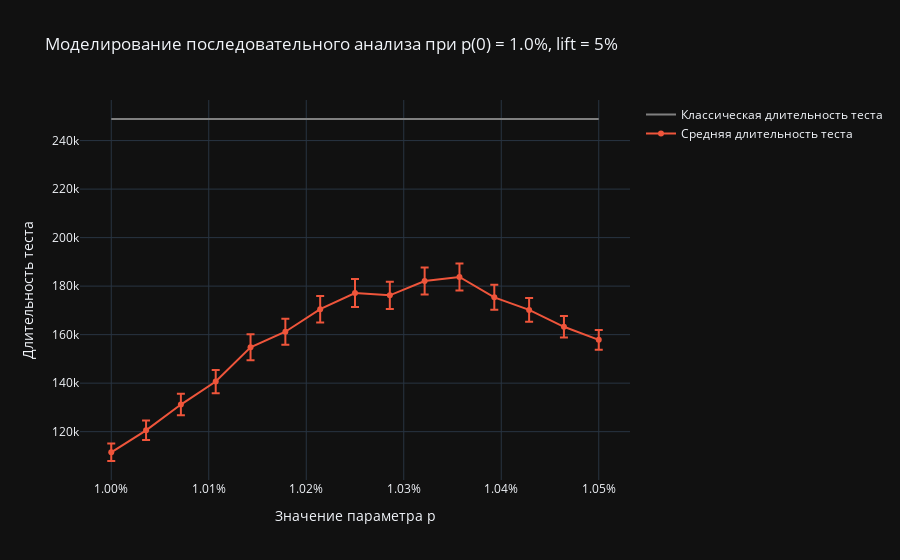
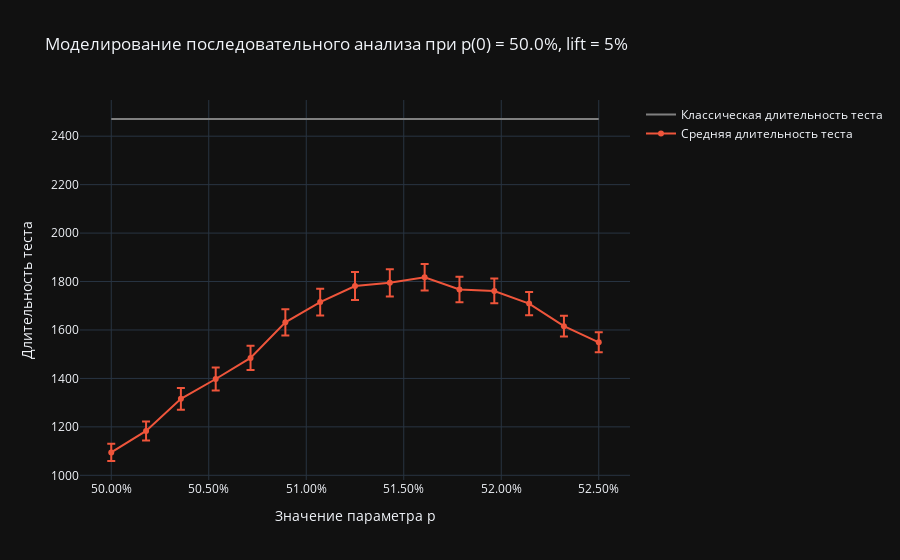
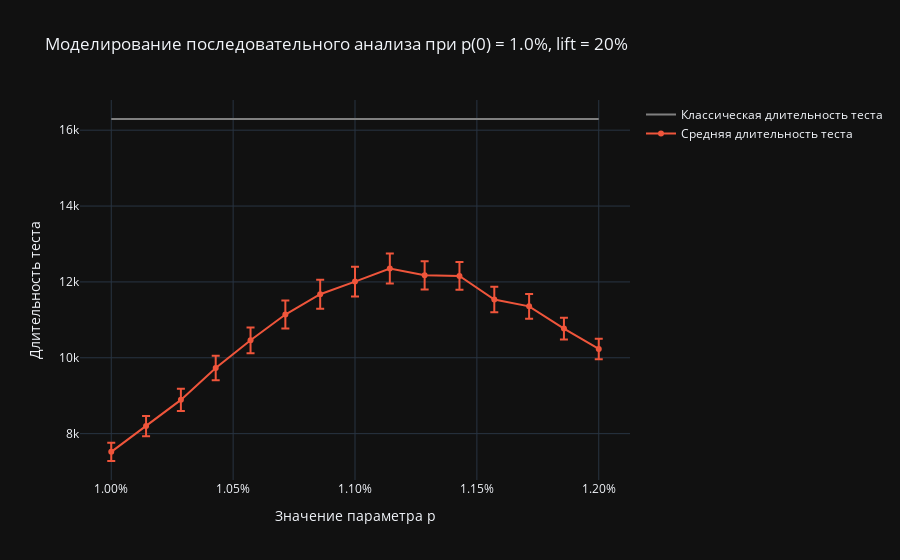
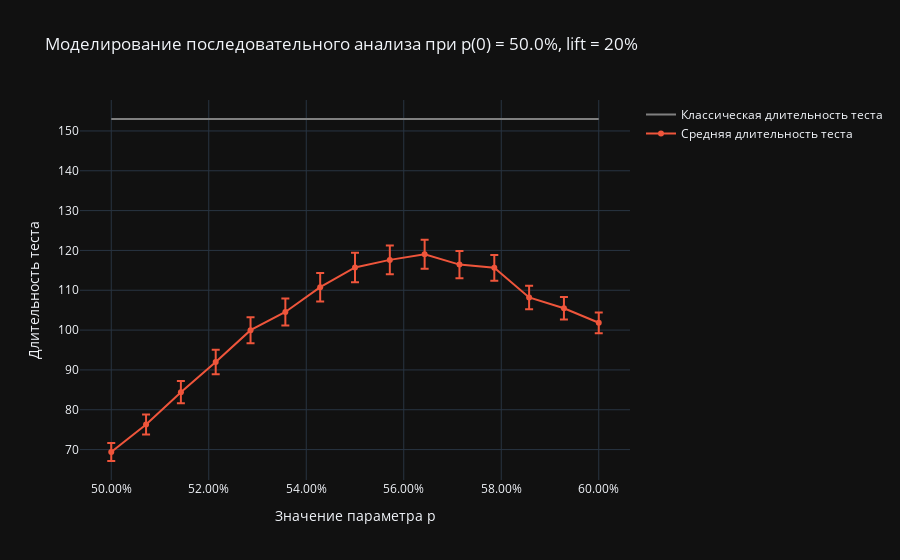

Write notebook code for charts like these, in order.
### Code cell
for lift in lift_list:
    for p0 in p0_list:
        d = p0 * lift
        p_list = np.linspace(start=p0, stop=p0+d, num=p_cnt)
        classic_duration = classic_sample_size(p0, d, alpha, beta, alternative)
        
        duration_matrix = []
        mean_duration_list = []
        
        fig = go.Figure()
        fig.add_trace(go.Scatter(x=p_list,
                                 y=classic_duration * np.ones(len(p_list)),
                                 mode="lines",
                                 line={"color": "gray"},
                                 name="Классическая длительность теста"))
        
        for p in p_list:
            res = simulation_sprt(p, iter_size, batch_size, 
                                  p0, d, alpha, beta, alternative)
            duration_list = res["duration"]
            
            duration_matrix.append(duration_list)
            mean_duration_list.append(np.mean(duration_list))
    
        left_side_list, right_side_list = duration_conf_interval(duration_matrix)
        
        fig.add_trace(go.Scatter(x=p_list,
                                 y=mean_duration_list,
                                 mode="markers+lines",
                                 name="Средняя длительность теста",
                                 error_y={
                                     "type": "data",
                                     "symmetric": False,
                                     "arrayminus": left_side_list,
                                     "array": right_side_list
                                 }))

        fig.update_layout(title="Моделирование последовательного анализа при "
                                + f"p(0) = {p0:.1%}, lift = {lift:.0%}",
                          xaxis_title="Значение параметра p",
                          yaxis_title="Длительность теста",
                          xaxis_tickformat=".2%")
        fig.show()

### Figure 1 — Plotly figure (JSON) as saved in the notebook; plotly's stock layout.template omitted (floating-point values rounded to 4 significant figures)
{"data": [{"line": {"color": "gray"}, "mode": "lines", "name": "Классическая длительность теста", "x": [0.01, 0.01004, 0.01007, 0.01011, 0.01014, 0.01018, 0.01021, 0.01025, 0.01029, 0.01032, 0.01036, 0.01039, 0.01043, 0.01046, 0.0105], "y": [248900.0, 248900.0, 248900.0, 248900.0, 248900.0, 248900.0, 248900.0, 248900.0, 248900.0, 248900.0, 248900.0, 248900.0, 248900.0, 248900.0, 248900.0], "type": "scatter"}, {"error_y": {"array": [3596.0, 4009.0, 4404.0, 4799.0, 5333.0, 5353.0, 5477.0, 5762.0, 5595.0, 5593.0, 5613.0, 5151.0, 4865.0, 4413.0, 4108.0], "arrayminus": [3596.0, 4009.0, 4404.0, 4799.0, 5333.0, 5353.0, 5477.0, 5762.0, 5595.0, 5593.0, 5613.0, 5151.0, 4865.0, 4413.0, 4108.0], "symmetric": false, "type": "data"}, "mode": "markers+lines", "name": "Средняя длительность теста", "x": [0.01, 0.01004, 0.01007, 0.01011, 0.01014, 0.01018, 0.01021, 0.01025, 0.01029, 0.01032, 0.01036, 0.01039, 0.01043, 0.01046, 0.0105], "y": [111500.0, 120500.0, 131200.0, 140700.0, 154800.0, 161200.0, 170500.0, 177200.0, 176200.0, 182100.0, 183800.0, 175400.0, 170200.0, 163200.0, 157800.0], "type": "scatter"}], "layout": {"xaxis": {"title": {"text": "Значение параметра p"}, "tickformat": ".2%"}, "title": {"text": "Моделирование последовательного анализа при p(0) = 1.0%, lift = 5%"}, "yaxis": {"title": {"text": "Длительность теста"}}}}

### Figure 2 — Plotly figure (JSON) as saved in the notebook; plotly's stock layout.template omitted (floating-point values rounded to 4 significant figures)
{"data": [{"line": {"color": "gray"}, "mode": "lines", "name": "Классическая длительность теста", "x": [0.5, 0.5018, 0.5036, 0.5054, 0.5071, 0.5089, 0.5107, 0.5125, 0.5143, 0.5161, 0.5179, 0.5196, 0.5214, 0.5232, 0.525], "y": [2471.0, 2471.0, 2471.0, 2471.0, 2471.0, 2471.0, 2471.0, 2471.0, 2471.0, 2471.0, 2471.0, 2471.0, 2471.0, 2471.0, 2471.0], "type": "scatter"}, {"error_y": {"array": [35.45, 39.25, 44.7, 47.08, 49.96, 53.85, 55.32, 57.86, 56.18, 54.86, 52.37, 51.2, 47.82, 42.94, 41.29], "arrayminus": [35.45, 39.25, 44.7, 47.08, 49.96, 53.85, 55.32, 57.86, 56.18, 54.86, 52.37, 51.2, 47.82, 42.94, 41.29], "symmetric": false, "type": "data"}, "mode": "markers+lines", "name": "Средняя длительность теста", "x": [0.5, 0.5018, 0.5036, 0.5054, 0.5071, 0.5089, 0.5107, 0.5125, 0.5143, 0.5161, 0.5179, 0.5196, 0.5214, 0.5232, 0.525], "y": [1095.0, 1183.0, 1316.0, 1398.0, 1484.0, 1632.0, 1715.0, 1782.0, 1795.0, 1817.0, 1767.0, 1761.0, 1709.0, 1616.0, 1549.0], "type": "scatter"}], "layout": {"xaxis": {"title": {"text": "Значение параметра p"}, "tickformat": ".2%"}, "title": {"text": "Моделирование последовательного анализа при p(0) = 50.0%, lift = 5%"}, "yaxis": {"title": {"text": "Длительность теста"}}}}

### Figure 3 — Plotly figure (JSON) as saved in the notebook; plotly's stock layout.template omitted (floating-point values rounded to 4 significant figures)
{"data": [{"line": {"color": "gray"}, "mode": "lines", "name": "Классическая длительность теста", "x": [0.01, 0.01014, 0.01029, 0.01043, 0.01057, 0.01071, 0.01086, 0.011, 0.01114, 0.01129, 0.01143, 0.01157, 0.01171, 0.01186, 0.012], "y": [16300.0, 16300.0, 16300.0, 16300.0, 16300.0, 16300.0, 16300.0, 16300.0, 16300.0, 16300.0, 16300.0, 16300.0, 16300.0, 16300.0, 16300.0], "type": "scatter"}, {"error_y": {"array": [240.8, 266.1, 292.0, 322.8, 340.4, 369.9, 380.7, 390.8, 398.5, 371.2, 367.4, 334.0, 323.2, 288.8, 271.8], "arrayminus": [240.8, 266.1, 292.0, 322.8, 340.4, 369.9, 380.7, 390.8, 398.5, 371.2, 367.4, 334.0, 323.2, 288.8, 271.8], "symmetric": false, "type": "data"}, "mode": "markers+lines", "name": "Средняя длительность теста", "x": [0.01, 0.01014, 0.01029, 0.01043, 0.01057, 0.01071, 0.01086, 0.011, 0.01114, 0.01129, 0.01143, 0.01157, 0.01171, 0.01186, 0.012], "y": [7520.0, 8201.0, 8891.0, 9730.0, 10460.0, 11140.0, 11670.0, 12010.0, 12350.0, 12170.0, 12160.0, 11540.0, 11360.0, 10770.0, 10230.0], "type": "scatter"}], "layout": {"xaxis": {"title": {"text": "Значение параметра p"}, "tickformat": ".2%"}, "title": {"text": "Моделирование последовательного анализа при p(0) = 1.0%, lift = 20%"}, "yaxis": {"title": {"text": "Длительность теста"}}}}

### Figure 4 — Plotly figure (JSON) as saved in the notebook; plotly's stock layout.template omitted (floating-point values rounded to 4 significant figures)
{"data": [{"line": {"color": "gray"}, "mode": "lines", "name": "Классическая длительность теста", "x": [0.5, 0.5071, 0.5143, 0.5214, 0.5286, 0.5357, 0.5429, 0.55, 0.5571, 0.5643, 0.5714, 0.5786, 0.5857, 0.5929, 0.6], "y": [153.0, 153.0, 153.0, 153.0, 153.0, 153.0, 153.0, 153.0, 153.0, 153.0, 153.0, 153.0, 153.0, 153.0, 153.0], "type": "scatter"}, {"error_y": {"array": [2.273, 2.51, 2.79, 3.084, 3.258, 3.396, 3.563, 3.685, 3.621, 3.658, 3.447, 3.244, 2.952, 2.794, 2.606], "arrayminus": [2.273, 2.51, 2.79, 3.084, 3.258, 3.396, 3.563, 3.685, 3.621, 3.658, 3.447, 3.244, 2.952, 2.794, 2.606], "symmetric": false, "type": "data"}, "mode": "markers+lines", "name": "Средняя длительность теста", "x": [0.5, 0.5071, 0.5143, 0.5214, 0.5286, 0.5357, 0.5429, 0.55, 0.5571, 0.5643, 0.5714, 0.5786, 0.5857, 0.5929, 0.6], "y": [69.4, 76.31, 84.42, 91.97, 99.97, 104.5, 110.8, 115.7, 117.6, 119.0, 116.4, 115.6, 108.2, 105.5, 101.8], "type": "scatter"}], "layout": {"xaxis": {"title": {"text": "Значение параметра p"}, "tickformat": ".2%"}, "title": {"text": "Моделирование последовательного анализа при p(0) = 50.0%, lift = 20%"}, "yaxis": {"title": {"text": "Длительность теста"}}}}
